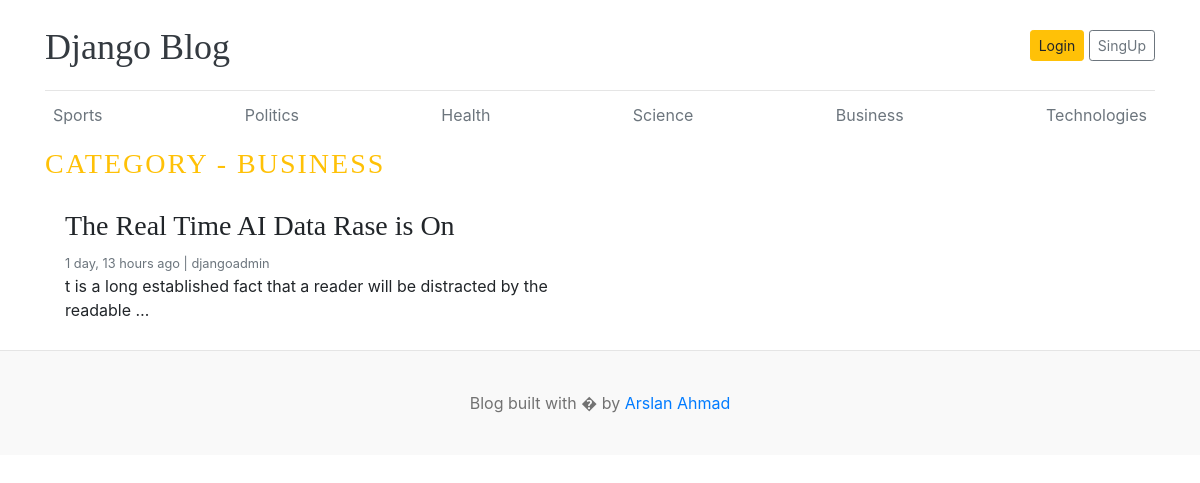
The page /category/5/ on the database its author committed.
### blogs/models.py (models this page shows, shortened)
class Category(models.Model):
    category_name = models.CharField(max_length=100, unique=True)
    created_at = models.DateTimeField(auto_now_add=True)
    updated_at = models.DateTimeField(auto_now=True)
    class Meta:
        verbose_name = "Category"
        verbose_name_plural = "Categories"
    def __str__(self):
        return self.category_name

class Blog(models.Model):
    title = models.CharField(max_length=100)
    slug = models.SlugField(max_length=100, unique=True)
    category = models.ForeignKey(Category, on_delete=models.CASCADE, related_name='blogs')
    author = models.ForeignKey(User, on_delete=models.CASCADE)
    featured_image = models.ImageField(upload_to='uploads/%Y/%m/%d/')
    short_description = models.TextField(max_length=500)
    blog_body = models.TextField(max_length=200)
    status = models.CharField(max_length=20, choices=STATUS_CHOICES, default="Draft")
    is_featured = models.BooleanField(default=False)
    created_at = models.DateTimeField(auto_now_add=True)
    updated_at = models.DateTimeField(auto_now=True)

### blogs/views.py (the view)
# urls.py: path('<int:category_id>/', views.posts_by_category, name='posts_by_category'),
def posts_by_category(request, category_id):
    posts = Blog.objects.filter(category=category_id, status="Published")
    category = get_object_or_404(Category, pk=category_id)
    context = {
        'posts': posts,
        'category': category,
    }
    return render(request, 'posts_by_category.html', context)

### blogs/context_processors.py (called while the page is built)
def get_categories(request):
    categories = Category.objects.all()
    return dict(categories=categories)

### templates/posts_by_category.html (shortened to what this page needs)
    {% extends "base.html" %}
    {% block content %}
      <div class="nav-scroller py-1 mb-2">
        <nav class="nav d-flex justify-content-between">
          {% for cat in categories %}
          <a class="p-2 text-muted" href="{% url 'posts_by_category' cat.id %}">{{cat.category_name}}</a>
          {% endfor %}
        </nav>
      </div>
  <h3 class="text-uppercase text-warning" style="letter-spacing: 2px;">Category - {{ category }}</h3>
  <div class="row mb-2">
  {% if posts %}
    {% for post in posts %}
    <div class="col-md-6">
      <div class="card border-0" >
        <div class="card-body">
          <h3>{{ post.title }}</h3>
          <small class="mb-1 text-muted">{{ post.created_at | timesince }} ago | {{ post.author }}</small>
          <p class="card-text">{{ post.short_description | truncatewords:15 }}</p>
        </div>
      </div>
    </div>
    {% endfor %}
  {% else %}
  <p>No Post Found</p>
  {% endif %}
  </div>
</div>
{% endblock %}

### blog_main/static/css/blog.css (style rules this page uses)
h1, h2, h3, h4, h5, h6 { font-family: "Playfair Display", Georgia, "Times New Roman", serif; }

### rows shown on the page
Category: category_name "Sports"
Category: category_name "Politics"
Category: category_name "Health"
Category: category_name "Science"
Category: category_name "Business", category_name "BUSINESS"
Category: category_name "Technologies"
Blog: title "The Real Time AI Data Rase is On", created_at "1 day, 13 hours", author "djangoadmin", short_description "t is a long established fact that a reader will be distracted by the readable …"
